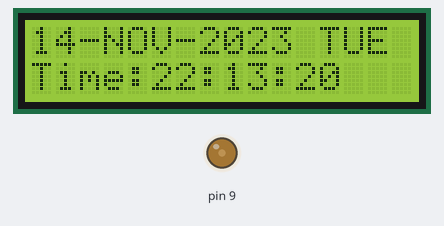
Recording of a sketch running on a simulated Arduino Mega 2560, built with avr-gcc and run on an emulated ATmega2560. Parts: 16×2 character LCD, output pins drawn as LEDs (lit = HIGH). The local clock reads 2024-03-15 10:24:30 at power-on unless the sketch sets it; what the sketch prints to the serial monitor is not drawn.

Above: at 0.1 s.
At 5.1 s:
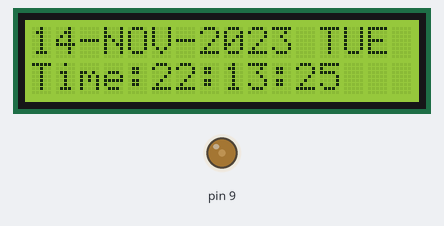
At 10.1 s:
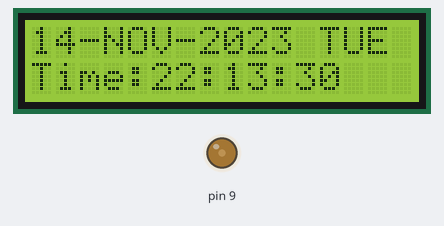
At 19.1 s:
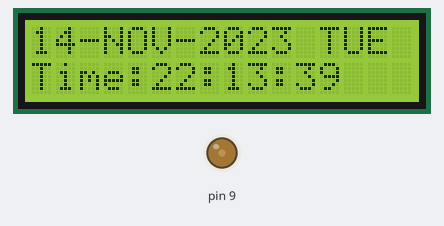
At 29.1 s:
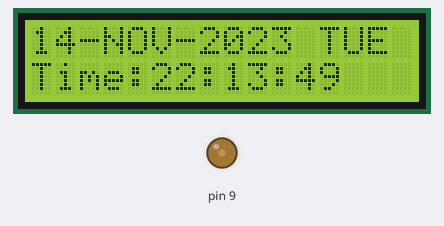
At 39.1 s:
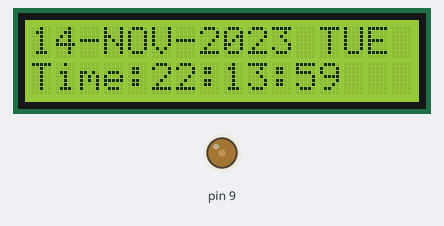

The sketch:

Arduino_code.ino
```cpp
#include <LiquidCrystal.h>
#include <RTClib.h>
LiquidCrystal lcd(12, 11, 5, 4, 3, 2);
RTC_DS1307 rtc;

int Contrast=60;
void setup()
{
  Serial.begin(57600);
  analogWrite(9,Contrast);
  lcd.begin(16,2);
  rtc.begin();
  if (! rtc.begin()) {
    Serial.println("Couldn't find RTC");
    lcd.print("Couldn't find RTC");
    Serial.flush();
    abort();
  }
  else
  {
    Serial.println("RTC Found");
    lcd.print("RTC Found");
  }
  //rtc.adjust(DateTime(2022, 5, 31, 13, 11, 30));
  rtc.adjust(DateTime(F(__DATE__), F(__TIME__)));
}
void loop()
{
  const char dayInWords[7][4] = {"SUN", "MON", "TUE", "WED", "THU", "FRI", "SAT"};
  const char monthInWords[13][4] = {" ", "JAN", "FEB", "MAR", "APR", "MAY", "JUN", "JUL", "AUG", "SEP", "OCT", "NOV", "DEC"};
  DateTime now = rtc.now();

  int hour=now.hour();
  int minute=now.minute();
  int second=now.second();
  int dd = now.day();// day in number
  int mth = now.month();// month
  int yr = now.year();// year
  int day = now.dayOfTheWeek();
  lcd.setCursor(0,0);
  lcd.print(dd);
  lcd.print("-");
  lcd.print(monthInWords[mth]);
  lcd.print("-");
  lcd.print(yr);
  lcd.print(" ");
  lcd.print(dayInWords[day]);
  Serial.print(dayInWords[day]);
  //Serial.print(day[now.dayOfTheWeek()]);
  lcd.setCursor(0,1);
  lcd.print("Time:");
  if (hour < 10) lcd.print("0");
  lcd.print(hour);
  lcd.print(':');

  if (minute< 10) lcd.print("0");
  lcd.print(minute);
  lcd.print(':');

  if (second < 10) lcd.print("0");
  lcd.print(second);
}
```

ATMega32_code.cpp
```cpp
#define F_CPU 16000000UL
#include <avr/io.h>
#include <util/delay.h>

#define LCD PORTA
#define EN 7
#define RW 6
#define RS 5

void lcdcmd(unsigned char cmd)
{
	PORTD &=~(1<<RS);
	PORTD &=~(1<<RW);
	LCD=cmd&0xF0;
	PORTD |=(1<<EN);
	_delay_ms(1);
	PORTD &=~(1<<EN);
	LCD = cmd<<4;
	PORTD |=(1<<EN);
	_delay_ms(1);
	PORTD &=~(1<<EN);
}

 void lcddata(unsigned char data)
 {
	 PORTD |=(1<<RS);
	 PORTD &=~(1<<RW);
	 LCD=data&0xF0;
	 PORTD |=(1<<EN);
	 _delay_ms(1);
	 PORTD &=~(1<<EN);
	 LCD=data<<4;
	 PORTD |=(1<<EN);
	 _delay_ms(1);
	 PORTD &=~(1<<EN);
 }

void lcd_init()
{

	DDRA=0XFF;
	DDRD=0xFF;
	PORTD &=~(1<<EN);
	lcdcmd(0x33);
	lcdcmd(0x32);
	lcdcmd(0x28);
	lcdcmd(0x0E);
	lcdcmd(0x01);
	_delay_ms(2);
}
void lcd_print(char *str)
{
	unsigned char i=0;
	while(str[i]!=0)
	{
		lcddata(str[i]);
		i++;
	}
}

void i2c_init(void)
{
	TWSR=0x00;
	TWBR=0X48;
	TWCR=0X04;
}

void i2c_start(void)
{
	TWCR=(1<<TWINT)|(1<<TWSTA)|(1<<TWEN);
	while((TWCR&(1<<TWINT))==0);
}

void i2c_write(unsigned char data)
{
	TWDR=data;
	TWCR=(1<<TWINT)|(1<<TWEN);
	while((TWCR&(1<<TWINT))==0);
}

unsigned char i2c_read(unsigned char ackVal)
{
	TWCR=(1<<TWINT)|(1<<TWEN)|(ackVal<<TWEA);
	while((TWCR&(1<<TWINT))==0);
	return TWDR;
}

void i2c_stop()
{
	TWCR=(1<<TWINT)|(1<<TWEN)|(1<<TWSTO);
	for(int x=0;x<100;x++);
}

void rtc_init(void)
{
	i2c_init();
	i2c_start();
	i2c_write(0xD0);
	i2c_write(0x07);
	i2c_write(0x00);
	i2c_stop();
}

void rtc_setTime(unsigned char h,unsigned char m,unsigned char s)
{
	i2c_start();
	i2c_write(0xD0);
	i2c_write(0x00);
	i2c_write(s);
	i2c_write(m);
	i2c_write(h);
	i2c_stop();
}

void rtc_gettime(unsigned char *h,unsigned char *m,unsigned char *s)
{
	i2c_start();
	i2c_write(0xD0);
	i2c_write(0x00);
	i2c_stop();

	i2c_start();
	i2c_write(0xD1);
	*s=i2c_read(1);
	*m=i2c_read(1);
	*h=i2c_read(0);
	i2c_stop();
}

void send_packedBCD(unsigned char data)
{
	lcddata(0x30+(data>>4));
	_delay_ms(1);
	lcddata(0x30+(data&0x0F));
}

int main(void)
{
	unsigned char i,j,k;
	lcd_init();
	lcd_print((char *)"Time:");
	rtc_init();
	rtc_setTime(0x19,0x45,0x30);
	while(1)
	{
		lcdcmd(0x85);
		rtc_gettime(&i,&j,&k);
		send_packedBCD(i);
		lcd_print((char *)":");
		send_packedBCD(j);
		lcd_print((char *)":");
		send_packedBCD(k);
	}
	return 0;
}
```

Measured:
- what the display in image 1 shows lasts 1.0 s, from 5.0 s to 6.0 s
